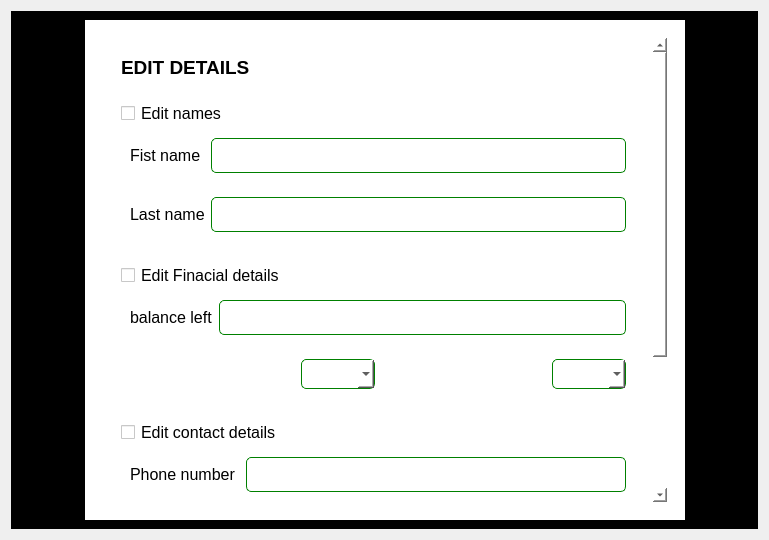
<?xml version="1.0" encoding="UTF-8"?>
<ui version="4.0">
 <class>Dialog</class>
 <widget class="QDialog" name="Dialog">
  <property name="geometry">
   <rect>
    <x>0</x>
    <y>0</y>
    <width>769</width>
    <height>540</height>
   </rect>
  </property>
  <property name="windowTitle">
   <string>Dialog</string>
  </property>
  <layout class="QHBoxLayout" name="horizontalLayout">
   <item>
    <widget class="QWidget" name="widget" native="true">
     <property name="styleSheet">
      <string notr="true">background-color: rgb(0, 0, 0);</string>
     </property>
     <layout class="QHBoxLayout" name="horizontalLayout_2">
      <item>
       <spacer name="horizontalSpacer">
        <property name="orientation">
         <enum>Qt::Horizontal</enum>
        </property>
        <property name="sizeHint" stdset="0">
         <size>
          <width>40</width>
          <height>20</height>
         </size>
        </property>
       </spacer>
      </item>
      <item>
       <widget class="QWidget" name="widget_2" native="true">
        <property name="minimumSize">
         <size>
          <width>600</width>
          <height>200</height>
         </size>
        </property>
        <property name="styleSheet">
         <string notr="true">background-color: rgb(255, 255, 255);</string>
        </property>
        <layout class="QHBoxLayout" name="horizontalLayout_3">
         <item>
          <widget class="QWidget" name="widget_3" native="true">
           <layout class="QVBoxLayout" name="verticalLayout_2">
            <item>
             <widget class="QScrollArea" name="scrollArea">
              <property name="minimumSize">
               <size>
                <width>0</width>
                <height>0</height>
               </size>
              </property>
              <property name="styleSheet">
               <string notr="true">border:none;</string>
              </property>
              <property name="widgetResizable">
               <bool>true</bool>
              </property>
              <widget class="QWidget" name="scrollAreaWidgetContents">
               <property name="geometry">
                <rect>
                 <x>0</x>
                 <y>-179</y>
                 <width>547</width>
                 <height>661</height>
                </rect>
               </property>
               <layout class="QVBoxLayout" name="verticalLayout">
                <item>
                 <widget class="QWidget" name="widget_7" native="true">
                  <layout class="QHBoxLayout" name="horizontalLayout_4">
                   <item>
                    <widget class="QLabel" name="label_2">
                     <property name="text">
                      <string>&lt;html&gt;&lt;head/&gt;&lt;body&gt;&lt;p&gt;&lt;span style=&quot; font-size:14pt; font-weight:600;&quot;&gt;EDIT DETAILS&lt;/span&gt;&lt;/p&gt;&lt;/body&gt;&lt;/html&gt;</string>
                     </property>
                    </widget>
                   </item>
                  </layout>
                 </widget>
                </item>
                <item>
                 <widget class="QWidget" name="widget_8" native="true">
                  <property name="styleSheet">
                   <string notr="true">QLineEdit{
border: 1 solid green;
padding:6px;
border-radius:5px;}

QLineEdit:hover{
	border:1px solid black;
}</string>
                  </property>
                  <layout class="QVBoxLayout" name="verticalLayout_5">
                   <item>
                    <widget class="QCheckBox" name="editnames">
                     <property name="font">
                      <font>
                       <pointsize>12</pointsize>
                      </font>
                     </property>
                     <property name="text">
                      <string>Edit names</string>
                     </property>
                    </widget>
                   </item>
                   <item>
                    <widget class="QWidget" name="widget_11" native="true">
                     <layout class="QHBoxLayout" name="horizontalLayout_5">
                      <item>
                       <widget class="QLabel" name="label">
                        <property name="font">
                         <font>
                          <pointsize>12</pointsize>
                         </font>
                        </property>
                        <property name="text">
                         <string>Fist name </string>
                        </property>
                       </widget>
                      </item>
                      <item>
                       <widget class="QLineEdit" name="firstname">
                        <property name="font">
                         <font>
                          <pointsize>12</pointsize>
                         </font>
                        </property>
                       </widget>
                      </item>
                     </layout>
                    </widget>
                   </item>
                   <item>
                    <widget class="QWidget" name="widget_12" native="true">
                     <layout class="QHBoxLayout" name="horizontalLayout_6">
                      <item>
                       <widget class="QLabel" name="label_7">
                        <property name="font">
                         <font>
                          <pointsize>12</pointsize>
                         </font>
                        </property>
                        <property name="text">
                         <string>Last name</string>
                        </property>
                       </widget>
                      </item>
                      <item>
                       <widget class="QLineEdit" name="lastname">
                        <property name="font">
                         <font>
                          <pointsize>12</pointsize>
                         </font>
                        </property>
                       </widget>
                      </item>
                     </layout>
                    </widget>
                   </item>
                  </layout>
                 </widget>
                </item>
                <item>
                 <widget class="QWidget" name="widget_9" native="true">
                  <property name="minimumSize">
                   <size>
                    <width>0</width>
                    <height>0</height>
                   </size>
                  </property>
                  <property name="styleSheet">
                   <string notr="true">QLineEdit{
border: 1 solid green;
padding:6px;
border-radius:5px;}

QLineEdit:hover{
	border:1px solid black;
}

QComboBox{
border: 1 solid green;
padding:6px;
border-radius:5px;}

QComboBox:hover{
	border:1px solid black;
}</string>
                  </property>
                  <layout class="QVBoxLayout" name="verticalLayout_7">
                   <item>
                    <widget class="QCheckBox" name="financials">
                     <property name="font">
                      <font>
                       <pointsize>12</pointsize>
                      </font>
                     </property>
                     <property name="text">
                      <string>Edit Finacial details</string>
                     </property>
                    </widget>
                   </item>
                   <item>
                    <widget class="QWidget" name="widget_13" native="true">
                     <layout class="QHBoxLayout" name="horizontalLayout_7">
                      <item>
                       <widget class="QLabel" name="label_11">
                        <property name="font">
                         <font>
                          <pointsize>12</pointsize>
                         </font>
                        </property>
                        <property name="text">
                         <string>balance left</string>
                        </property>
                       </widget>
                      </item>
                      <item>
                       <widget class="QLineEdit" name="balance">
                        <property name="font">
                         <font>
                          <pointsize>12</pointsize>
                         </font>
                        </property>
                       </widget>
                      </item>
                     </layout>
                    </widget>
                   </item>
                   <item>
                    <widget class="QWidget" name="widget_14" native="true">
                     <layout class="QHBoxLayout" name="horizontalLayout_8">
                      <item>
                       <spacer name="horizontalSpacer_5">
                        <property name="orientation">
                         <enum>Qt::Horizontal</enum>
                        </property>
                        <property name="sizeHint" stdset="0">
                         <size>
                          <width>40</width>
                          <height>20</height>
                         </size>
                        </property>
                       </spacer>
                      </item>
                      <item>
                       <widget class="QComboBox" name="owner"/>
                      </item>
                      <item>
                       <spacer name="horizontalSpacer_4">
                        <property name="orientation">
                         <enum>Qt::Horizontal</enum>
                        </property>
                        <property name="sizeHint" stdset="0">
                         <size>
                          <width>40</width>
                          <height>20</height>
                         </size>
                        </property>
                       </spacer>
                      </item>
                      <item>
                       <widget class="QComboBox" name="plot"/>
                      </item>
                     </layout>
                    </widget>
                   </item>
                  </layout>
                 </widget>
                </item>
                <item>
                 <widget class="QWidget" name="widget_4" native="true">
                  <property name="styleSheet">
                   <string notr="true">QLineEdit{
border: 1 solid green;
padding:6px;
border-radius:5px;}

QLineEdit:hover{
	border:1px solid black;
}

QTextEdit{
border: 1 solid green;
padding:6px;
border-radius:5px;}

QTextEdit:hover{
	border:1px solid black;
}</string>
                  </property>
                  <layout class="QVBoxLayout" name="verticalLayout_6">
                   <item>
                    <widget class="QCheckBox" name="editcontacts">
                     <property name="font">
                      <font>
                       <pointsize>12</pointsize>
                      </font>
                     </property>
                     <property name="text">
                      <string>Edit contact details</string>
                     </property>
                    </widget>
                   </item>
                   <item>
                    <widget class="QWidget" name="widget_15" native="true">
                     <layout class="QHBoxLayout" name="horizontalLayout_9">
                      <item>
                       <widget class="QLabel" name="label_8">
                        <property name="font">
                         <font>
                          <pointsize>12</pointsize>
                         </font>
                        </property>
                        <property name="text">
                         <string>Phone number </string>
                        </property>
                       </widget>
                      </item>
                      <item>
                       <widget class="QLineEdit" name="phone">
                        <property name="font">
                         <font>
                          <pointsize>12</pointsize>
                         </font>
                        </property>
                       </widget>
                      </item>
                     </layout>
                    </widget>
                   </item>
                   <item>
                    <widget class="QWidget" name="widget_16" native="true">
                     <layout class="QHBoxLayout" name="horizontalLayout_10">
                      <item>
                       <widget class="QLabel" name="label_9">
                        <property name="font">
                         <font>
                          <pointsize>12</pointsize>
                         </font>
                        </property>
                        <property name="text">
                         <string>Address</string>
                        </property>
                       </widget>
                      </item>
                      <item>
                       <widget class="QTextEdit" name="address">
                        <property name="font">
                         <font>
                          <pointsize>12</pointsize>
                         </font>
                        </property>
                        <property name="styleSheet">
                         <string notr="true"/>
                        </property>
                       </widget>
                      </item>
                     </layout>
                    </widget>
                   </item>
                  </layout>
                 </widget>
                </item>
                <item>
                 <widget class="QWidget" name="widget_10" native="true">
                  <property name="minimumSize">
                   <size>
                    <width>0</width>
                    <height>70</height>
                   </size>
                  </property>
                  <layout class="QHBoxLayout" name="horizontalLayout_11">
                   <item>
                    <widget class="QPushButton" name="submit">
                     <property name="font">
                      <font>
                       <family>MS Shell Dlg 2</family>
                       <pointsize>14</pointsize>
                       <weight>50</weight>
                       <italic>false</italic>
                       <bold>false</bold>
                      </font>
                     </property>
                     <property name="styleSheet">
                      <string notr="true">margin: 0px;
border: 3px solid grey;
padding-right:20px;
padding-left:20px;
border-radius:5px;</string>
                     </property>
                     <property name="text">
                      <string>Submit</string>
                     </property>
                    </widget>
                   </item>
                   <item>
                    <spacer name="horizontalSpacer_3">
                     <property name="orientation">
                      <enum>Qt::Horizontal</enum>
                     </property>
                     <property name="sizeHint" stdset="0">
                      <size>
                       <width>40</width>
                       <height>20</height>
                      </size>
                     </property>
                    </spacer>
                   </item>
                  </layout>
                 </widget>
                </item>
               </layout>
              </widget>
             </widget>
            </item>
           </layout>
          </widget>
         </item>
        </layout>
       </widget>
      </item>
      <item>
       <spacer name="horizontalSpacer_2">
        <property name="orientation">
         <enum>Qt::Horizontal</enum>
        </property>
        <property name="sizeHint" stdset="0">
         <size>
          <width>40</width>
          <height>20</height>
         </size>
        </property>
       </spacer>
      </item>
     </layout>
    </widget>
   </item>
  </layout>
 </widget>
 <resources/>
 <connections/>
</ui>
